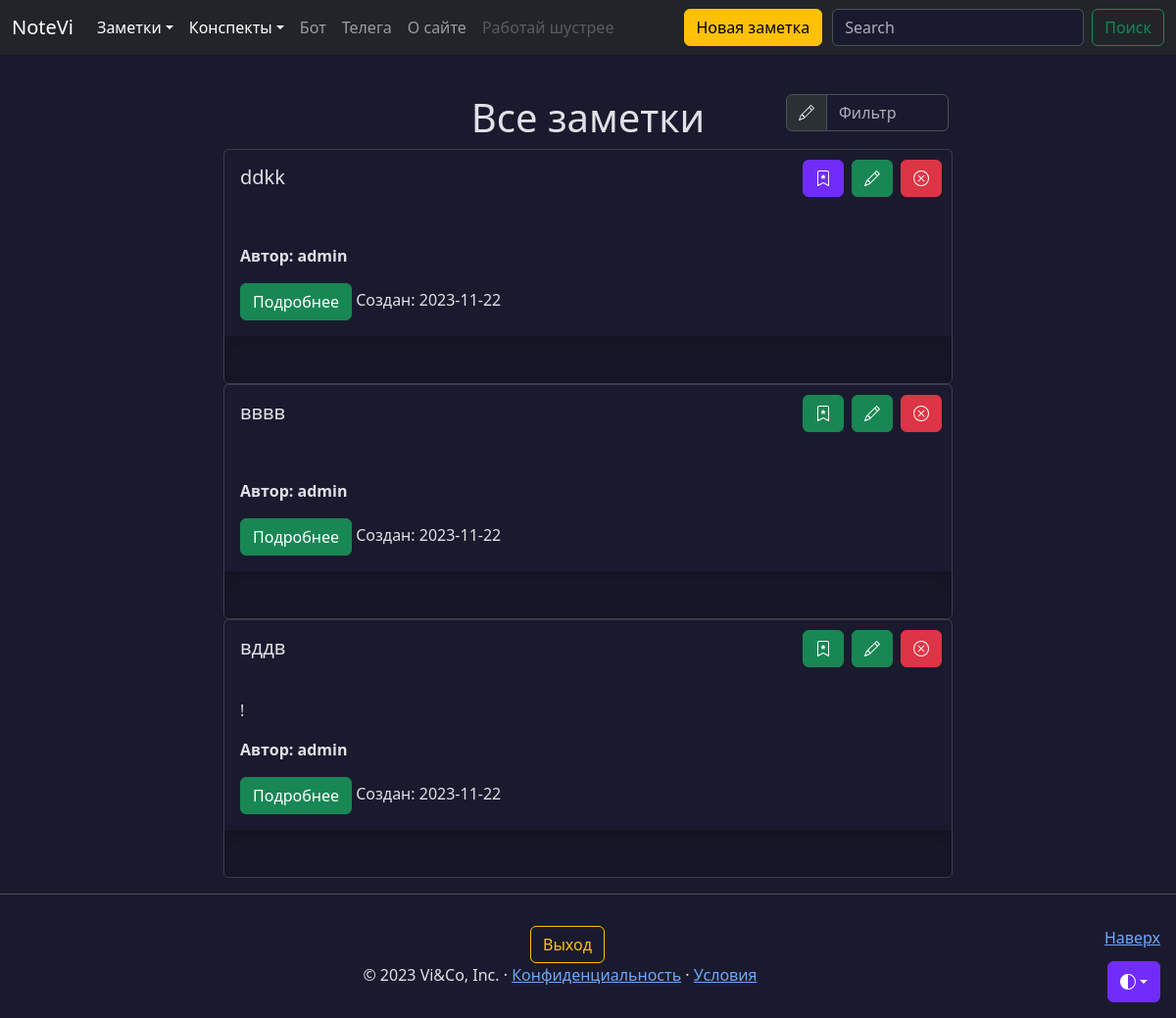
The app's page /notes (signed in) with its own data.
### models.py (models this page shows, shortened)
class Note(db.Model):
    id = db.Column(db.Integer, primary_key=True)
    title = db.Column(db.String(100), nullable=False, default=' ')
    intro = db.Column(db.String(200), nullable=False, default=' ')
    text = db.Column(db.Text, nullable=False, default=' ')
    user_id = db.Column(db.Integer,
                        db.ForeignKey('user.id'),)
    data = db.Column(db.Date, nullable=False, default=datetime.utcnow)
    favorites = db.relationship('User',
                                secondary='favorites',
                                backref=db.backref('favorite_notes',
                                                   lazy=True),
                                lazy='subquery')
    public = db.Column(db.String(8), default=None)
    files = db.relationship('File',
                            secondary='note_file',
                            lazy='subquery',
                            backref=db.backref('notes',
                                               lazy=True))

class User(db.Model, UserMixin):
    id = db.Column(db.Integer, primary_key=True)
    username = db.Column(
        db.String(64), index=True, unique=True, nullable=False
    )
    email = db.Column(db.String(120), index=True, unique=True, nullable=False)
    password_hash = db.Column(db.String(255), nullable=False)
    notes = db.relationship('Note',
                            backref='author',
                            lazy='dynamic',
                            cascade='all, delete')
    created_on = db.Column(db.DateTime(), default=datetime.utcnow)
    updated_on = db.Column(
        db.DateTime(), default=datetime.utcnow, onupdate=datetime.utcnow
    )
    is_active = db.Column(db.Boolean(), default=True)
    conspects = db.relationship('Conspect',
                                backref='author',
                                lazy='dynamic',
                                cascade='all, delete'
                                )
    def is_favorite(self, note):
        if not self.favorite_notes:
            return False
        return note in self.favorite_notes
    def is_author(self, instance):
        return self.id == instance.user_id

### views/notes.py (the view)
@app.route('/notes')
def notes():
    if current_user.is_authenticated:
        notes = (Note.query
                     .filter(Note.user_id == current_user.id)
                     .order_by(Note.id.desc())
                     .all())
        return render_template('notes.html', notes=notes)
    else:
        return render_template('notes.html')

### models.py (called while the page is built)
@login_manager.user_loader
def load_user(user_id):
    return db.session.query(User).get(user_id)

### templates/notes.html (shortened to what this page needs)
{% extends 'base.html' %}
{% block content %}
{% if request.endpoint == 'public' or current_user.is_authenticated %}
<div class="container mt-5">
  <div class="row justify-content-md-center">
    {% if notes|length > 0 %}
    <div class="col-sm-4 col-lg-2">
    </div>
    <div class="col-sm-4 align-self-center">
        <h1 style="text-align: center;">Все заметки</h1>
    {% endif %}
    </div>
    {% if notes|length > 0 %}
      <div class="col-sm-4 col-lg-2 mb-2">
        <div class="input-group">
          <span class="input-group-text" id="basic-addon1">
          </span>
          <input type="text" class="form-control" placeholder="Фильтр" aria-label="Фильтр" aria-describedby="basic-addon1" id="filterInput">
        </div>
      </div>
    </div>
    {% endif %}
    {% if notes|length > 0 %}
      {% for note in notes %}
        <div class="card container col-lg-8 p-0">
          <div class="card-body container">
            <h5 class="card-title col-7">{{ note.title }}</h5>
            <il class="col">{% include 'includes/btn.html' %}</il>
          </div>
          <div class="card-body container">
            <p class="card-text">{{ note.intro }}</p>
            <p class="card-author"><b>Автор: {{ note.author.username }}</b></p>
            <a href="/notes/{{ note.id }}" class="btn btn-success" data-toggle="button" aria-pressed="false" autocomplete="off">
                Подробнее
            </a>
            <note class="date col">Cоздан: {{ note.data }}</note>
          </div>
          <div class="b-example-divider" style="width: 100%;"></div>
        </div>
      {% endfor %}
    {% endif %}
  </div>
  {% else %}
  <div class="container mt-5">
    <h1 style="text-align: center;">Войдите или зарегистрируйтесь</h1>
  </div>
  {% endif %}
{% endblock %}

### templates/includes/btn.html (shortened to what this page needs)
{% if current_user.is_authenticated %}
  {% if not current_user.is_author(note) %}
  <a {% if current_user.is_favorite(note) %} href="/notes/{{ note.id }}/unfavorite" class="btn btn-success btn-bd-primary delete-button" {% else %} href="/notes/{{ note.id }}/favorite" class="btn btn-success delete-button" {% endif %}>
    <svg xmlns="http://www.w3.org/2000/svg" width="16" height="16" fill="currentColor" class="bi bi-trash" viewBox="0 0 16 16">
      <path d="M7.84 4.1a.178.178 0 0 1 .32 0l.634 1.285a.178.178 0 0 0 .134.098l1.42.206c.145.021.204.2.098.303L9.42 6.993a.178.178 0 0 0-.051.158l.242 1.414a.178.178 0 0 1-.258.187l-1.27-.668a.178.178 0 0 0-.165 0l-1.27.668a.178.178 0 0 1-.257-.187l.242-1.414a.178.178 0 0 0-.05-.158l-1.03-1.001a.178.178 0 0 1 .098-.303l1.42-.206a.178.178 0 0 0 .134-.098L7.84 4.1z"></path>
      <path d="M2 2a2 2 0 0 1 2-2h8a2 2 0 0 1 2 2v13.5a.5.5 0 0 1-.777.416L8 13.101l-5.223 2.815A.5.5 0 0 1 2 15.5V2zm2-1a1 1 0 0 0-1 1v12.566l4.723-2.482a.5.5 0 0 1 .554 0L13 14.566V2a1 1 0 0 0-1-1H4z"></path>
    </svg>
  </a>
  {% else %}
  <a {% if current_user.is_favorite(note) %} href="/notes/{{ note.id }}/unfavorite" class="btn btn-success btn-bd-primary favorite-button" {% else %} href="/notes/{{ note.id }}/favorite" class="btn btn-success favorite-button" {% endif %}>
  </a>
  {% endif %}
{% endif %}
{% if current_user.is_authenticated and current_user.is_author(note) %}
  <a href="/notes/{{ note.id }}/edit" class="btn btn-success edit-button">
  </a>
  <a href="/notes/{{ note.id }}/confirmation" class="btn btn-danger delete-button">
    </a>
{% endif %}

### static/css/base.css (style rules this page uses)
body { padding-top: 3rem; color: rgb(var(--bs-tertiary-color-rgb)); display: flex; flex-direction: column; height: 100%; }
.favorite-button { position: absolute; top: 10px; right: 110px; }
.edit-button { position: absolute; top: 10px; right: 60px; }
.delete-button { position: absolute; top: 10px; right: 10px; }
.b-example-divider { width: 100%; height: 3rem; background-color: rgba(0, 0, 0, .1); border: solid rgba(0, 0, 0, .15); border-width: 1px 0; box-shadow: inset 0 .5em 1.5em rgba(0, 0, 0, .1), inset 0 .125em .5em rgba(0, 0, 0, .15); }
.bi { vertical-align: -.125em; fill: currentColor; }
.btn-bd-primary { --bd-violet-bg: #712cf9; --bd-violet-rgb: 112.520718, 44.062154, 249.437846; --bs-btn-font-weight: 600; --bs-btn-color: var(--bs-white); --bs-btn-bg: var(--bd-violet-bg); --bs-btn-border-color: var(--bd-violet-bg); --bs-btn-hover-color: var(--bs-white); --bs-btn-hover-bg: #6528e0; --bs-btn-hover-border-color: #6528e0; --bs-btn-focus-shadow-rgb: var(--bd-violet-rgb); --bs-btn-active-color: var(--bs-btn-hover-color); --bs-btn-active-bg: #5a23c8; --bs-btn-active-border-color: #5a23c8; }
p { white-space: pre-line; }

### records on screen
Note: title "ddkk", author.username "admin", data "2023-11-22"
Note: title "вввв", author.username "admin", data "2023-11-22"
Note: title "вддв", intro "!", author.username "admin", data "2023-11-22"
